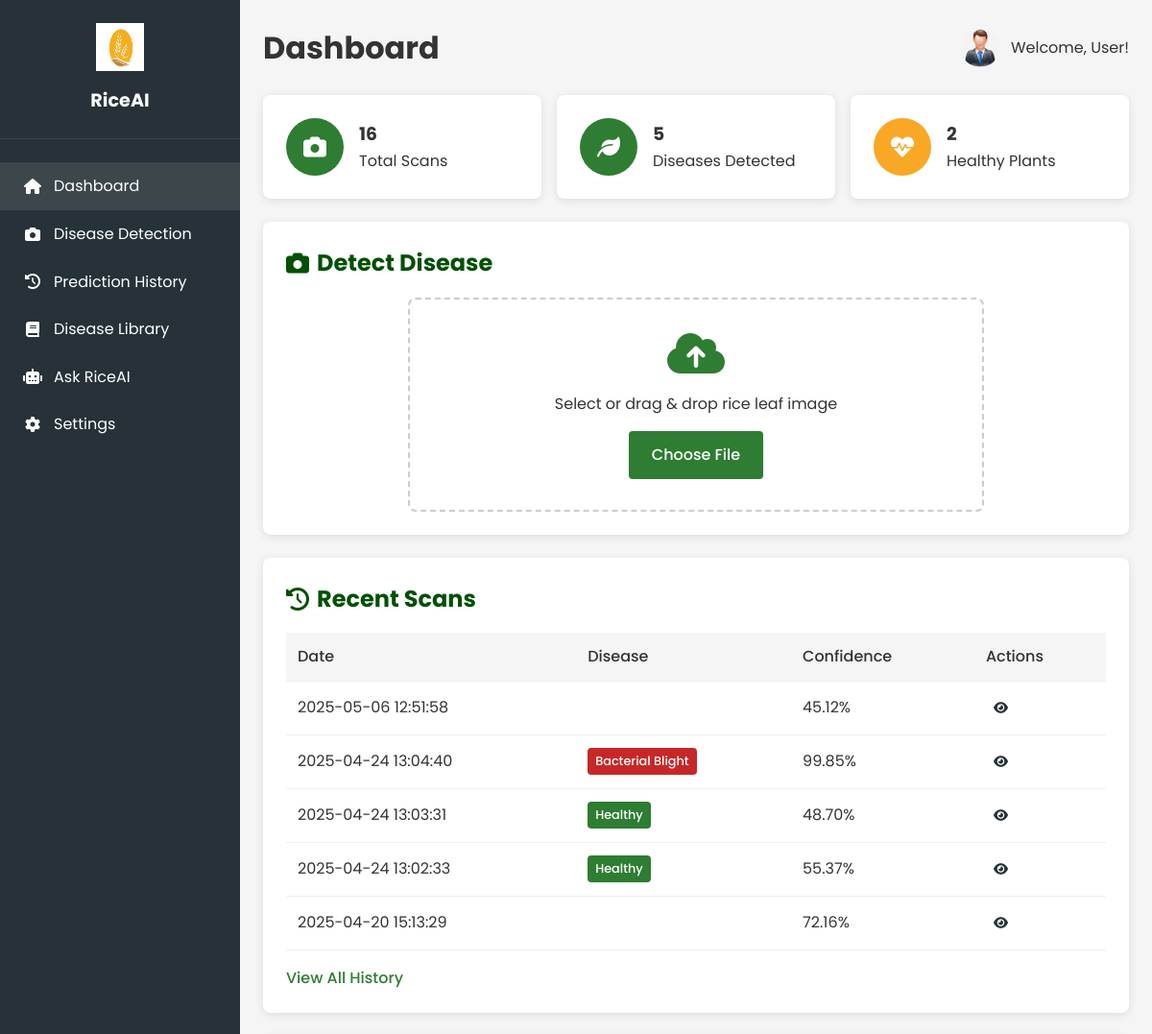
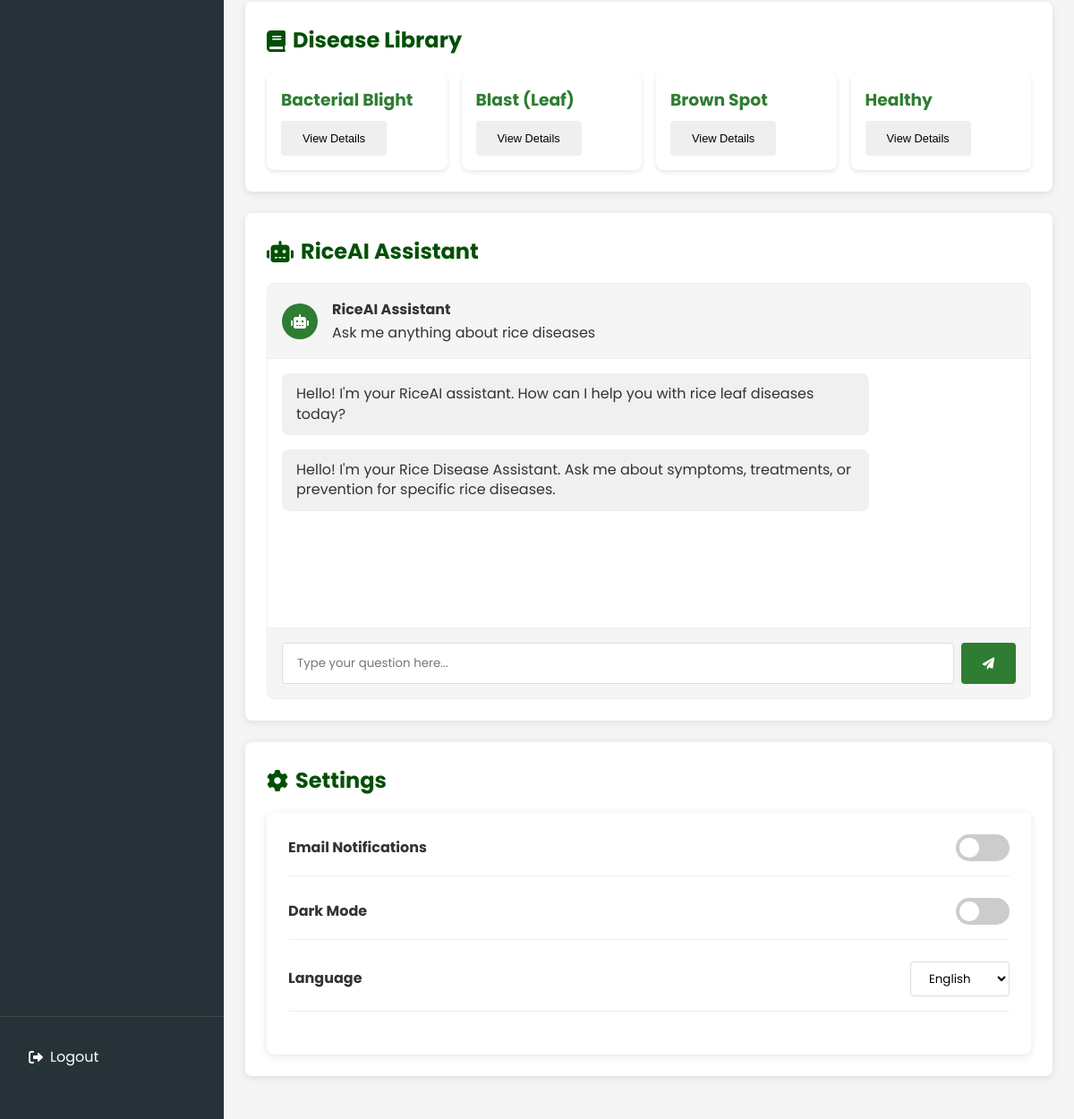
/dashboard (signed in), run on the app's committed database (2 pictures, top to bottom).
### tables this page shows
CREATE TABLE predictions
                 (id INTEGER PRIMARY KEY AUTOINCREMENT,
                 user_id INTEGER NOT NULL,
                 image_path TEXT NOT NULL,
                 disease TEXT NOT NULL,
                 confidence REAL NOT NULL,
                 timestamp DATETIME DEFAULT CURRENT_TIMESTAMP,
                 FOREIGN KEY(user_id) REFERENCES users(id));

### app.py (the view, shortened to what this page needs)
@app.route('/dashboard')
def dashboard():
    if 'user_id' not in session:
        return redirect(url_for('home'))
    try:
        conn = sqlite3.connect('database.db')
        c = conn.cursor()
        c.execute(
            "SELECT disease, confidence, timestamp FROM predictions WHERE user_id = ? ORDER BY timestamp DESC LIMIT 5",
            (session['user_id'],))
        history = c.fetchall()
        c.execute("SELECT COUNT(*) FROM predictions WHERE user_id = ?", (session['user_id'],))
        total_predictions = c.fetchone()[0]
        c.execute("SELECT disease, COUNT(*) FROM predictions WHERE user_id = ? GROUP BY disease",
                  (session['user_id'],))
        disease_stats = c.fetchall()
        c.execute("SELECT settings FROM users WHERE id = ?", (session['user_id'],))
        settings_row = c.fetchone()
        settings = json.loads(settings_row[0]) if settings_row else {'dark_mode': False, 'notifications': True,
                                                                     'language': 'en'}
        return render_template('dashboard.html',
                               history=history,
                               total_predictions=total_predictions,
                               disease_stats=disease_stats,
                               settings=settings,
                               DISEASE_LIBRARY=DISEASE_LIBRARY)
    finally:
        if 'conn' in locals():
            conn.close()

### templates/dashboard.html (shortened to what this page needs)
<!DOCTYPE html>
<html lang="en">
<head>
    <link rel="stylesheet" href="https://cdnjs.cloudflare.com/ajax/libs/font-awesome/6.0.0-beta3/css/all.min.css">
    <link rel="stylesheet" href="{{ url_for('static', filename='css/style.css') }}">
    <link rel="stylesheet" href="{{ url_for('static', filename='css/dashboard.css') }}">
</head>
<body>
    <div class="dashboard-container">
        <div class="sidebar">
            <div class="sidebar-header">
                <img src="{{ url_for('static', filename='images/logo-white.jpg') }}" alt="RiceAI Logo">
                <h3>RiceAI</h3>
            </div>
            <nav>
                <ul>
                    <li class="active"><a href="#"><i class="fas fa-home"></i> Dashboard</a></li>
                    <li><a href="#detection"><i class="fas fa-camera"></i> Disease Detection</a></li>
                    <li><a href="#history"><i class="fas fa-history"></i> Prediction History</a></li>
                    <li><a href="#library"><i class="fas fa-book"></i> Disease Library</a></li>
                    <li><a href="#chatbot"><i class="fas fa-robot"></i> Ask RiceAI</a></li>
                    <li><a href="#settings"><i class="fas fa-cog"></i> Settings</a></li>
                </ul>
            </nav>
            <div class="sidebar-footer">
                <a href="/logout" class="btn-logout"><i class="fas fa-sign-out-alt"></i> Logout</a>
            </div>
        </div>
        <div class="main-content">
            <header>
                <h1>Dashboard</h1>
                <div class="user-profile">
                    <img src="{{ url_for('static', filename='images/user-default.png') }}" alt="User">
                    <span>Welcome, User!</span>
                </div>
            </header>
            <div class="stats-cards">
                <div class="card">
                    <div class="card-icon bg-primary">
                        <i class="fas fa-camera"></i>
                    </div>
                    <div class="card-info">
                        <h3>{{ total_predictions }}</h3>
                        <p>Total Scans</p>
                    </div>
                </div>
                <div class="card">
                    <div class="card-icon bg-success">
                        <i class="fas fa-leaf"></i>
                    </div>
                    <div class="card-info">
                        <h3>{{ disease_stats|length }}</h3>
                        <p>Diseases Detected</p>
                    </div>
                </div>
                <div class="card">
                    <div class="card-icon bg-warning">
                        <i class="fas fa-heartbeat"></i>
                    </div>
                    <div class="card-info">
                        <h3>{{ (history|selectattr('0', 'equalto', 'Healthy')|list|length) }}</h3>
                        <p>Healthy Plants</p>
                    </div>
                </div>
            </div>
<section id="detection" class="section">
    <h2><i class="fas fa-camera"></i> Detect Disease</h2>
    <div class="detection-container">
        <div class="upload-box" id="uploadBox">
            <div class="upload-instructions">
                <i class="fas fa-cloud-upload-alt"></i>
                <p>Select or drag & drop rice leaf image</p>
                <label for="imageUpload" class="btn btn-primary">Choose File</label>
            </div>
        </div>
    </div>
</section>
            <section id="history" class="section">
                <h2><i class="fas fa-history"></i> Recent Scans</h2>
                <div class="history-table">
                    <table>
                        <thead>
                            <tr>
                                <th>Date</th>
                                <th>Disease</th>
                                <th>Confidence</th>
                                <th>Actions</th>
                            </tr>
                        </thead>
                        <tbody>
                            {% for item in history %}
                            <tr>
                                <td>{{ item[2] }}</td>
                                <td><span class="disease-tag {{ item[0].replace(' ', '-').lower() }}">{{ item[0] }}</span></td>
                                <td>{{ "%.2f"|format(item[1] * 100) }}%</td>
                                <td>
                                    <button class="btn-icon view-details" data-disease="{{ item[0] }}" title="View Details">
                                        <i class="fas fa-eye"></i>
                                    </button>
                                </td>
                            </tr>
                            {% endfor %}
                        </tbody>
                    </table>
                    <a href="#" class="btn-view-all">View All History</a>
                </div>
            </section>
            <section id="library" class="section">
                <h2><i class="fas fa-book"></i> Disease Library</h2>
                <div class="disease-library">
                    {% for disease, info in DISEASE_LIBRARY.items() %}
                    <div class="disease-card" data-disease="{{ disease }}">
                        <h3>{{ disease }}</h3>
                        <button class="btn btn-small view-disease" data-disease="{{ disease }}">View Details</button>
                    </div>
                    {% endfor %}
                </div>
            </section>
            <section id="chatbot" class="section">
                <h2><i class="fas fa-robot"></i> RiceAI Assistant</h2>
                <div class="chatbot-container">
                    <div class="chatbot-header">
                        <div class="chatbot-avatar">
                            <i class="fas fa-robot"></i>
                        </div>
                        <div class="chatbot-info">
                            <h4>RiceAI Assistant</h4>
                            <p>Ask me anything about rice diseases</p>
                        </div>
                    </div>
                    <div class="chatbot-messages" id="chatbotMessages">
                        <div class="message bot-message">
                            <p>Hello! I'm your RiceAI assistant. How can I help you with rice leaf diseases today?</p>
                        </div>
                    </div>
                    <div class="chatbot-input">
                        <input type="text" id="chatbotInput" placeholder="Type your question here...">
                        <button id="btnSendMessage" class="btn btn-primary">
                            <i class="fas fa-paper-plane"></i>
                        </button>
                    </div>
                </div>
            </section>
            <section id="settings" class="section">
                <h2><i class="fas fa-cog"></i> Settings</h2>
                <div class="settings-options">
                    <div class="setting-item">
                        <h3>Email Notifications</h3>
                        <div class="toggle-switch">
                            <label for="email-notifications"></label>
                        </div>
                    </div>
                    <div class="setting-item">
                        <h3>Dark Mode</h3>
                        <div class="toggle-switch">
                            <label for="dark-mode"></label>
                        </div>
                    </div>
                    <div class="setting-item">
                        <h3>Language</h3>
                        <select class="language-select" id="language-select">
                            <option value="en">English</option>
                        </select>
                    </div>
                </div>
            </section>
        </div>
    </div>
</body>
</html>

### static/css/style.css (style rules this page uses)
:root { --primary-color: #2e7d32; --primary-light: #60ad5e; --primary-dark: #005005; --secondary-color: #ff8f00; --dark-color: #263238; --light-color: #f5f5f5; --danger-color: #c62828; --warning-color: #f9a825; --success-color: #2e7d32; --info-color: #0277bd; --dark-bg: #121212; --dark-card: #1e1e1e; --dark-text: #f5f5f5; --dark-border: #333; }
* { margin: 0; padding: 0; box-sizing: border-box; }
body { font-family: 'Poppins', sans-serif; background-color: #f9f9f9; color: #333; line-height: 1.6; transition: all 0.3s ease; }
.disease-library { display: grid; grid-template-columns: repeat(auto-fill, minmax(200px, 1fr)); gap: 1rem; }
.disease-card { background: white; border-radius: 8px; padding: 1rem; box-shadow: 0 2px 5px rgba(0, 0, 0, 0.1); transition: transform 0.2s; }
.disease-card h3 { margin-bottom: 0.5rem; color: var(--primary-color); }
.btn-small { padding: 0.5rem 1rem; font-size: 0.8rem; }
a { text-decoration: none; color: inherit; }
.btn { display: inline-flex; align-items: center; justify-content: center; padding: 0.75rem 1.5rem; border-radius: 4px; font-weight: 500; cursor: pointer; transition: all 0.3s ease; border: none; gap: 0.5rem; }
.btn-primary { background-color: var(--primary-color); color: white; }
.btn-icon { background: transparent; border: none; color: var(--dark-color); padding: 0.5rem; cursor: pointer; }
.card { background: white; border-radius: 8px; box-shadow: 0 2px 10px rgba(0, 0, 0, 0.1); padding: 1.5rem; display: flex; align-items: center; gap: 1rem; }
.card-icon { width: 60px; height: 60px; border-radius: 50%; display: flex; align-items: center; justify-content: center; font-size: 1.5rem; color: white; }
.bg-primary { background-color: var(--primary-color); }
.bg-success { background-color: var(--success-color); }
.bg-warning { background-color: var(--warning-color); }
.section { background: white; border-radius: 8px; box-shadow: 0 2px 10px rgba(0, 0, 0, 0.1); padding: 1.5rem; margin-bottom: 1.5rem; }
.section h2 { margin-bottom: 1rem; color: var(--primary-dark); display: flex; align-items: center; gap: 0.5rem; }

### data on the page
predictions: timestamp "2025-05-06 12:51:58", item[1]*100 "45.12"
predictions: timestamp "2025-04-24 13:04:40", disease "Bacterial Blight", item[1]*100 "99.85"
predictions: timestamp "2025-04-24 13:03:31", disease "Healthy", item[1]*100 "48.70"
predictions: timestamp "2025-04-24 13:02:33", disease "Healthy", item[1]*100 "55.37"
predictions: timestamp "2025-04-20 15:13:29", item[1]*100 "72.16"

### other printed values
{{ total_predictions }} "16"
{{ disease_stats|length }} "5"
{{ (history|selectattr('0', 'equalto', 'Healthy')|list|length) }} "2"
{{ disease }} "Bacterial Blight" "Blast (Leaf)" "Brown Spot" "Healthy"
